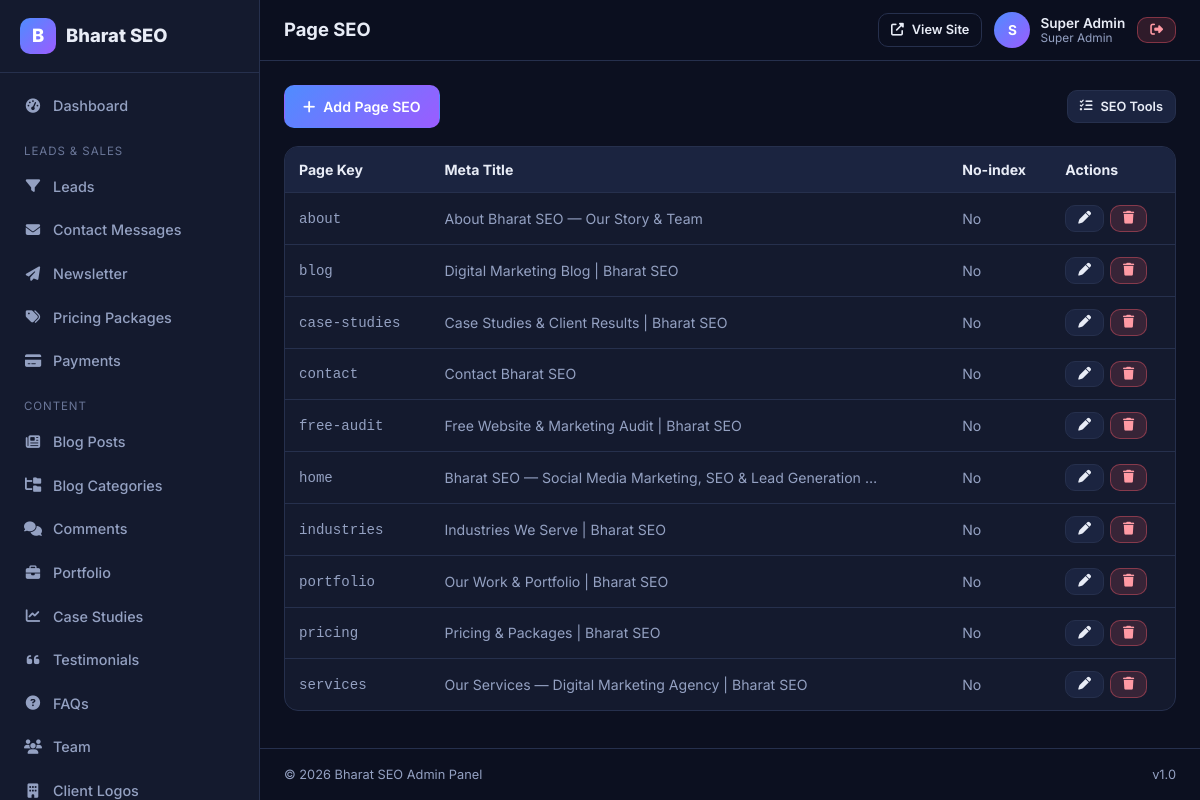
/admin/pages/seo.php (signed in), run on the app's committed database.
### tables this page shows
CREATE TABLE IF NOT EXISTS `roles` (
  `id` INT UNSIGNED NOT NULL AUTO_INCREMENT,
  `name` VARCHAR(60) NOT NULL,
  `slug` VARCHAR(60) NOT NULL,
  `description` VARCHAR(255) DEFAULT NULL,
  `created_at` TIMESTAMP NOT NULL DEFAULT CURRENT_TIMESTAMP,
  `updated_at` TIMESTAMP NOT NULL DEFAULT CURRENT_TIMESTAMP ON UPDATE CURRENT_TIMESTAMP,
  PRIMARY KEY (`id`),
  UNIQUE KEY `uq_roles_slug` (`slug`)
);

CREATE TABLE IF NOT EXISTS `page_seo` (
  `id` INT UNSIGNED NOT NULL AUTO_INCREMENT,
  `page_key` VARCHAR(190) NOT NULL,
  `meta_title` VARCHAR(255) DEFAULT NULL,
  `meta_description` VARCHAR(500) DEFAULT NULL,
  `meta_keywords` VARCHAR(500) DEFAULT NULL,
  `canonical_url` VARCHAR(255) DEFAULT NULL,
  `og_image` VARCHAR(255) DEFAULT NULL,
  `noindex` TINYINT(1) NOT NULL DEFAULT 0,
  `updated_at` TIMESTAMP NOT NULL DEFAULT CURRENT_TIMESTAMP ON UPDATE CURRENT_TIMESTAMP,
  PRIMARY KEY (`id`),
  UNIQUE KEY `uq_page_seo_key` (`page_key`)
);

### includes/functions.php (called while the page is built, shortened)
<?php
function e($value): string
{
    return htmlspecialchars((string) ($value ?? ''), ENT_QUOTES | ENT_SUBSTITUTE, 'UTF-8');
}
function url(string $path = ''): string
{
    $base = rtrim(SITE_URL, '/');
    $path = ltrim($path, '/');
    return $path === '' ? $base . '/' : $base . '/' . $path;
}
function str_excerpt(?string $text, int $length = 160): string
{
    $text = trim(strip_tags((string) $text));
    if (mb_strlen($text) <= $length) {
        return $text;
    }
    return mb_substr($text, 0, $length - 1) . '…';
}

### admin/includes/auth.php (called while the page is built, shortened)
<?php
function current_admin(): ?array
{
    static $cached = false;
    static $admin = null;
    if ($cached) {
        return $admin;
    }
    $cached = true;
    $admin = DB::row(
        'SELECT a.*, r.name AS role_name, r.slug AS role_slug FROM admins a LEFT JOIN roles r ON r.id = a.role_id WHERE a.id = ? AND a.status = "active"',
        [(int) $_SESSION['admin_id']]
    );
    return $admin;
}
function require_admin(): array
{
    $admin = current_admin();
    return $admin;
}
function admin_role(): string
{
    $a = current_admin();
    return $a['role_slug'] ?? '';
}
function admin_can(string $module, string $action = 'view'): bool
{
    $role = admin_role();
    if ($role === 'super-admin') {
        return true;
    }
    $matrix = [
        'seo-manager' => [
            'dashboard' => ['view'],
            'services' => ['view','create','edit','delete'],
            'service_categories' => ['view','create','edit','delete'],
            'seo' => ['view','create','edit','delete'],
            'redirects' => ['view','create','edit','delete'],
            'pages' => ['view','create','edit','delete'],
            'portfolio' => ['view','create','edit','delete'],
            'case_studies' => ['view','create','edit','delete'],
            'media' => ['view','create','edit','delete'],
            'settings' => ['view','edit'],
        ],
        'content-manager' => [
            'dashboard' => ['view'],
            'blogs' => ['view','create','edit','delete'],
            'blog_categories' => ['view','create','edit','delete'],
            'comments' => ['view','edit','delete'],
            'pages' => ['view','create','edit','delete'],
            'faqs' => ['view','create','edit','delete'],
            'testimonials' => ['view','create','edit','delete'],
            'team' => ['view','create','edit','delete'],
            'media' => ['view','create','edit','delete'],
            'portfolio' => ['view','create','edit','delete'],
            'case_studies' => ['view','create','edit','delete'],
        ],
        'sales-manager' => [
            'dashboard' => ['view'],
            'leads' => ['view','create','edit','delete'],
            'contacts' => ['view','edit','delete'],
            'newsletter' => ['view','delete'],
            'packages' => ['view','create','edit','delete'],
            'payments' => ['view','edit'],
        ],
    ];
    $allowed = $matrix[$role][$module] ?? [];
    return in_array($action, $allowed, true);
}
function require_permission(string $module, string $action = 'view'): void
{
    require_admin();
}
function admin_url(string $path = ''): string
{
    return url('admin/' . ltrim($path, '/'));
}

### includes/db.php (called while the page is built, shortened)
<?php
class DB
{
    private static ?PDO $pdo = null;
    public static function conn(): ?PDO
    {
        if (self::$pdo instanceof PDO) {
            return self::$pdo;
        }
        try {
            $dsn = 'mysql:host=' . DB_HOST . ';dbname=' . DB_NAME . ';charset=' . DB_CHARSET;
            self::$pdo = new PDO($dsn, DB_USER, DB_PASS, [
                PDO::ATTR_ERRMODE            => PDO::ERRMODE_EXCEPTION,
                PDO::ATTR_DEFAULT_FETCH_MODE => PDO::FETCH_ASSOC,
                PDO::ATTR_EMULATE_PREPARES   => false,
            ]);
            return self::$pdo;
        } catch (Throwable $e) {
            log_error('DB connection failed: ' . $e->getMessage());
            return null;
        }
    }
    public static function run(string $sql, array $params = []): ?PDOStatement
    {
        $pdo = self::conn();
        try {
            $stmt = $pdo->prepare($sql);
            $stmt->execute($params);
            return $stmt;
        } catch (Throwable $e) {
            log_error('Query failed: ' . $e->getMessage() . ' | SQL: ' . $sql);
            return null;
        }
    }
    public static function row(string $sql, array $params = []): ?array
    {
        $stmt = self::run($sql, $params);
        $row = $stmt->fetch();
        return $row !== false ? $row : null;
    }
    public static function all(string $sql, array $params = []): array
    {
        $stmt = self::run($sql, $params);
        return $stmt->fetchAll();
    }
}

### includes/security.php (called while the page is built, shortened)
<?php
function csrf_token(): string
{
    return $_SESSION['_csrf'];
}
function csrf_field(): string
{
    return '<input type="hidden" name="_csrf" value="' . e(csrf_token()) . '">';
}

### admin/pages/seo.php (the view, shortened to what this page needs)
<?php
require_once __DIR__ . '/../includes/auth.php';
require_once __DIR__ . '/../includes/helpers.php';
require_permission('seo', 'view');
$self = admin_url('pages/seo.php');
    ?>
    <?php
$rows = DB::all("SELECT * FROM page_seo ORDER BY page_key");
$pageTitle = 'Page SEO';
include __DIR__ . '/../includes/header.php';
?>
<div class="ad-toolbar">
  <a href="<?= e($self . '?action=new') ?>" class="ad-btn ad-btn--primary"><i class="fas fa-plus"></i> Add Page SEO</a>
  <a href="<?= e(admin_url('pages/seo-tools.php')) ?>" class="ad-btn ad-btn--sm ad-spacer"><i class="fas fa-list-check"></i> SEO Tools</a>
</div>
<?php if (empty($rows)): ?>
  <div class="ad-card"><div class="ad-empty"><div class="ad-empty__icon">&#128269;</div><h2>No custom SEO entries</h2><p>Add per-page SEO overrides here.</p></div></div>
<?php else: ?>
  <div class="ad-table-wrap"><table class="ad-table">
    <thead><tr><th>Page Key</th><th>Meta Title</th><th>No-index</th><th>Actions</th></tr></thead>
    <tbody>
      <?php foreach ($rows as $r): ?>
        <tr><td><code><?= e($r['page_key']) ?></code></td><td><?= e(str_excerpt($r['meta_title'], 60)) ?></td><td><?= $r['noindex'] ? '<span class="ad-badge ad-badge--warning">Yes</span>' : 'No' ?></td>
        <td><div class="actions"><a href="<?= e($self . '?action=edit&id=' . (int)$r['id']) ?>" class="ad-btn ad-btn--sm"><i class="fas fa-pen"></i></a><?= ad_delete_form($self, (int)$r['id'], 'seo') ?></div></td></tr>
      <?php endforeach; ?>
    </tbody>
  </table></div>
<?php endif; ?>
<?php include __DIR__ . '/../includes/footer.php'; ?>

### admin/includes/header.php (shortened to what this page needs)
<?php
$__admin = current_admin();
$pageTitle = $pageTitle ?? 'Dashboard';
?>
<!DOCTYPE html>
<html lang="en">
<head>
<link rel="stylesheet" href="https://cdnjs.cloudflare.com/ajax/libs/font-awesome/6.5.1/css/all.min.css">
<link rel="stylesheet" href="<?= e(admin_url('assets/css/admin.css')) ?>?v=1.0">
</head>
<body class="admin">
<div class="ad-layout">
  <?php include __DIR__ . '/sidebar.php'; ?>
  <div class="ad-main">
    <div class="ad-topbar">
      <div style="display:flex;align-items:center;gap:12px;">
        <h1><?= e($pageTitle) ?></h1>
      </div>
      <div class="ad-topbar__right">
        <a href="<?= e(url('/')) ?>" target="_blank" class="ad-btn ad-btn--sm ad-btn--ghost"><i class="fas fa-up-right-from-square"></i> View Site</a>
        <div class="ad-user">
          <span class="ad-user__avatar"><?= e(strtoupper(substr($__admin['name'] ?? 'A', 0, 1))) ?></span>
          <div style="line-height:1.2;">
            <div style="font-weight:600;"><?= e($__admin['name'] ?? 'Admin') ?></div>
            <div style="font-size:0.74rem;color:var(--ad-muted);"><?= e($__admin['role_name'] ?? '') ?></div>
          </div>
        </div>
        <a href="<?= e(admin_url('logout.php')) ?>" class="ad-btn ad-btn--sm ad-btn--danger" title="Logout"><i class="fas fa-right-from-bracket"></i></a>
      </div>
    </div>
    <div class="ad-content">

### admin/includes/helpers.php (shortened to what this page needs)
<?php
function ad_delete_form(string $action, int $id, string $module = '', string $label = 'Delete'): string
{
    $out = '<form method="post" action="' . e($action) . '" data-confirm="Delete this item? This cannot be undone." style="display:inline;">';
    $out .= csrf_field();
    $out .= '<input type="hidden" name="action" value="delete">';
    $out .= '<input type="hidden" name="id" value="' . $id . '">';
    $out .= '<button class="ad-btn ad-btn--sm ad-btn--danger" type="submit"><i class="fas fa-trash"></i></button>';
    $out .= '</form>';
    return $out;
}

### admin/assets/css/admin.css (style rules this page uses)
:root { --ad-bg:#0c1020;--ad-surface:#141a2e;--ad-surface-2:#1b2440;--ad-border:#26304d; --ad-text:#e8ecf6;--ad-muted:#94a1c2;--ad-dim:#6b7799; --ad-primary:#4f8cff;--ad-purple:#9b5cff;--ad-cyan:#2fe6e0;--ad-gold:#f5c451; --ad-danger:#ff5d6c;--ad-success:#2fd47a;--ad-warning:#ffb648; --ad-grad:linear-gradient(135deg,#4f8cff,#9b5cff); --ad-radius:14px;--ad-radius-sm:10px;--ad-sidebar:260px; --ad-font:'Inter',system-ui,-apple-system,Segoe UI,sans-serif; }
* { box-sizing:border-box;margin:0; }
body.admin { font-family:var(--ad-font);background:var(--ad-bg);color:var(--ad-text);line-height:1.5;font-size:15px; }
a { color:inherit;text-decoration:none; }
.ad-layout { display:flex;min-height:100vh; }
.ad-main { flex:1;margin-left:var(--ad-sidebar);min-width:0;display:flex;flex-direction:column; }
.ad-topbar { position:sticky;top:0;z-index:40;display:flex;align-items:center;justify-content:space-between;gap:16px;padding:12px 24px;background:color-mix(in srgb,var(--ad-bg) 85%,transparent);backdrop-filter:blur(12px);border-bottom:1px solid var(--ad-border); }
.ad-topbar h1 { font-size:1.15rem;font-weight:700; }
.ad-topbar__right { display:flex;align-items:center;gap:12px; }
.ad-user { display:flex;align-items:center;gap:10px;font-size:0.85rem; }
.ad-user__avatar { width:36px;height:36px;border-radius:50%;background:var(--ad-grad);display:grid;place-items:center;color:#fff;font-weight:700; }
.ad-content { padding:24px;flex:1; }
.ad-btn { display:inline-flex;align-items:center;gap:8px;padding:10px 18px;border-radius:var(--ad-radius-sm);border:1px solid var(--ad-border);background:var(--ad-surface-2);color:var(--ad-text);font-weight:600;font-size:0.88rem;cursor:pointer;transition:transform 0.15s,background 0.15s;font-family:inherit; }
.ad-btn--primary { background:var(--ad-grad);border-color:transparent;color:#fff; }
.ad-btn--danger { background:rgba(255,93,108,0.15);border-color:rgba(255,93,108,0.4);color:#ff9aa4; }
.ad-btn--sm { padding:6px 12px;font-size:0.8rem; }
.ad-btn--ghost { background:transparent; }
.ad-table-wrap { overflow-x:auto;border:1px solid var(--ad-border);border-radius:var(--ad-radius);background:var(--ad-surface); }
.ad-table { width:100%;border-collapse:collapse;min-width:640px; }
.ad-table th,.ad-table td { padding:12px 14px;text-align:left;border-bottom:1px solid var(--ad-border);font-size:0.88rem;vertical-align:middle; }
.ad-table th { background:var(--ad-surface-2);font-weight:700;white-space:nowrap;color:var(--ad-text); }
.ad-table td { color:var(--ad-muted); }
.ad-table tr:last-child td { border-bottom:none; }
.ad-table .actions { display:flex;gap:6px;flex-wrap:wrap; }
.ad-toolbar { display:flex;gap:12px;flex-wrap:wrap;align-items:center;margin-bottom:18px; }
.ad-spacer { margin-left:auto; }

### data on the page
page_seo: page_key "about", meta_title "About Bharat SEO — Our Story & Team", noindex "No"
page_seo: page_key "blog", meta_title "Digital Marketing Blog | Bharat SEO", noindex "No"
page_seo: page_key "case-studies", meta_title "Case Studies & Client Results | Bharat SEO", noindex "No"
page_seo: page_key "contact", meta_title "Contact Bharat SEO", noindex "No"
page_seo: page_key "free-audit", meta_title "Free Website & Marketing Audit | Bharat SEO", noindex "No"
page_seo: page_key "home", meta_title "Bharat SEO — Social Media Marketing, SEO & Lead Generation …", noindex "No"
page_seo: page_key "industries", meta_title "Industries We Serve | Bharat SEO", noindex "No"
page_seo: page_key "portfolio", meta_title "Our Work & Portfolio | Bharat SEO", noindex "No"
page_seo: page_key "pricing", meta_title "Pricing & Packages | Bharat SEO", noindex "No"
page_seo: page_key "services", meta_title "Our Services — Digital Marketing Agency | Bharat SEO", noindex "No"

### other printed values
setting('site_name', SITE_NAME) "Bharat SEO"
$label "Leads Contact Messages Newsletter Pricing Packages Payments Blog Posts Blog Categories Comments Portfolio Case Studies Testimonials FAQs Team Client Logos"
$pageTitle "Page SEO"
substr($__admin['name'] ?? 'A', 0, 1) "S"
$__admin['name'] "Super Admin"
$__admin['role_name'] "Super Admin"
